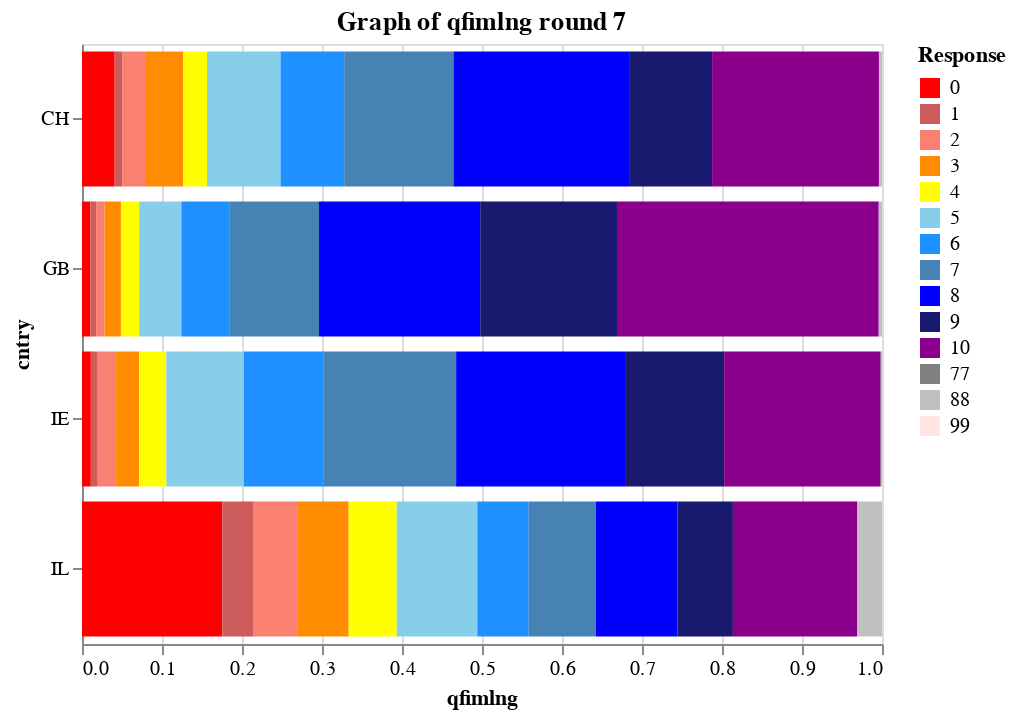

The notebook cell saved with this chart:
### Code cell
utils.plot_group(imm, OTHER, 7, 'qfimlng')

### Figure 1 — Vega-Lite specification as saved in the notebook (floating-point values rounded to 4 significant figures)
{"$schema": "https://vega.github.io/schema/vega-lite/v2.6.0.json", "config": {"view": {"height": 300, "width": 400}}, "data": {"name": "data-138e3b67f05eef65c26abaee829ad1ea"}, "datasets": {"data-138e3b67f05eef65c26abaee829ad1ea": [{"cntry": "CH", "essrnd": 7, "qfimlng": 0.04081, "response": 0}, {"cntry": "CH", "essrnd": 7, "qfimlng": 0.009375, "response": 1}, {"cntry": "CH", "essrnd": 7, "qfimlng": 0.02977, "response": 2}, {"cntry": "CH", "essrnd": 7, "qfimlng": 0.04643, "response": 3}, {"cntry": "CH", "essrnd": 7, "qfimlng": 0.02984, "response": 4}, {"cntry": "CH", "essrnd": 7, "qfimlng": 0.09195, "response": 5}, {"cntry": "CH", "essrnd": 7, "qfimlng": 0.07958, "response": 6}, {"cntry": "CH", "essrnd": 7, "qfimlng": 0.1366, "response": 7}, {"cntry": "CH", "essrnd": 7, "qfimlng": 0.2195, "response": 8}, {"cntry": "CH", "essrnd": 7, "qfimlng": 0.1037, "response": 9}, {"cntry": "CH", "essrnd": 7, "qfimlng": 0.2086, "response": 10}, {"cntry": "CH", "essrnd": 7, "qfimlng": 0.003835, "response": 88}, {"cntry": "GB", "essrnd": 7, "qfimlng": 0.01029, "response": 0}, {"cntry": "GB", "essrnd": 7, "qfimlng": 0.007368, "response": 1}, {"cntry": "GB", "essrnd": 7, "qfimlng": 0.01049, "response": 2}, {"cntry": "GB", "essrnd": 7, "qfimlng": 0.02049, "response": 3}, {"cntry": "GB", "essrnd": 7, "qfimlng": 0.0229, "response": 4}, {"cntry": "GB", "essrnd": 7, "qfimlng": 0.05269, "response": 5}, {"cntry": "GB", "essrnd": 7, "qfimlng": 0.06059, "response": 6}, {"cntry": "GB", "essrnd": 7, "qfimlng": 0.1114, "response": 7}, {"cntry": "GB", "essrnd": 7, "qfimlng": 0.2015, "response": 8}, {"cntry": "GB", "essrnd": 7, "qfimlng": 0.171, "response": 9}, {"cntry": "GB", "essrnd": 7, "qfimlng": 0.3272, "response": 10}, {"cntry": "GB", "essrnd": 7, "qfimlng": 0.004056, "response": 88}, {"cntry": "IE", "essrnd": 7, "qfimlng": 0.01103, "response": 0}, {"cntry": "IE", "essrnd": 7, "qfimlng": 0.008672, "response": 1}, {"cntry": "IE", "essrnd": 7, "qfimlng": 0.02297, "response": 2}, {"cntry": "IE", "essrnd": 7, "qfimlng": 0.02876, "response": 3}, {"cntry": "IE", "essrnd": 7, "qfimlng": 0.03406, "response": 4}, {"cntry": "IE", "essrnd": 7, "qfimlng": 0.09687, "response": 5}, {"cntry": "IE", "essrnd": 7, "qfimlng": 0.09986, "response": 6}, {"cntry": "IE", "essrnd": 7, "qfimlng": 0.1654, "response": 7}, {"cntry": "IE", "essrnd": 7, "qfimlng": 0.2112, "response": 8}, {"cntry": "IE", "essrnd": 7, "qfimlng": 0.1239, "response": 9}, {"cntry": "IE", "essrnd": 7, "qfimlng": 0.1956, "response": 10}, {"cntry": "IE", "essrnd": 7, "qfimlng": 0.0004526, "response": 77}, {"cntry": "IE", "essrnd": 7, "qfimlng": 0.001285, "response": 88}, {"cntry": "IL", "essrnd": 7, "qfimlng": 0.1754, "response": 0}, {"cntry": "IL", "essrnd": 7, "qfimlng": 0.0392, "response": 1}, {"cntry": "IL", "essrnd": 7, "qfimlng": 0.0553, "response": 2}, {"cntry": "IL", "essrnd": 7, "qfimlng": 0.06348, "response": 3}, {"cntry": "IL", "essrnd": 7, "qfimlng": 0.0601, "response": 4}, {"cntry": "IL", "essrnd": 7, "qfimlng": 0.1007, "response": 5}, {"cntry": "IL", "essrnd": 7, "qfimlng": 0.06426, "response": 6}, {"cntry": "IL", "essrnd": 7, "qfimlng": 0.0838, "response": 7}, {"cntry": "IL", "essrnd": 7, "qfimlng": 0.1022, "response": 8}, {"cntry": "IL", "essrnd": 7, "qfimlng": 0.06916, "response": 9}, {"cntry": "IL", "essrnd": 7, "qfimlng": 0.1555, "response": 10}, {"cntry": "IL", "essrnd": 7, "qfimlng": 0.03084, "response": 88}]}, "encoding": {"color": {"field": "response", "legend": {"title": "Response"}, "scale": {"domain": [0, 1, 2, 3, 4, 5, 6, 7, 8, 9, 10, 77, 88, 99], "range": ["red", "indianred", "salmon", "darkorange", "yellow", "skyblue", "dodgerblue", "steelblue", "blue", "midnightblue", "darkmagenta", "gray", "silver", "mistyrose"]}, "type": "ordinal"}, "order": {"field": "response", "sort": "ascending", "type": "quantitative"}, "x": {"field": "qfimlng", "scale": {"domain": [0, 1]}, "type": "quantitative"}, "y": {"field": "cntry", "type": "nominal"}}, "mark": "bar", "title": "Graph of qfimlng round 7"}
